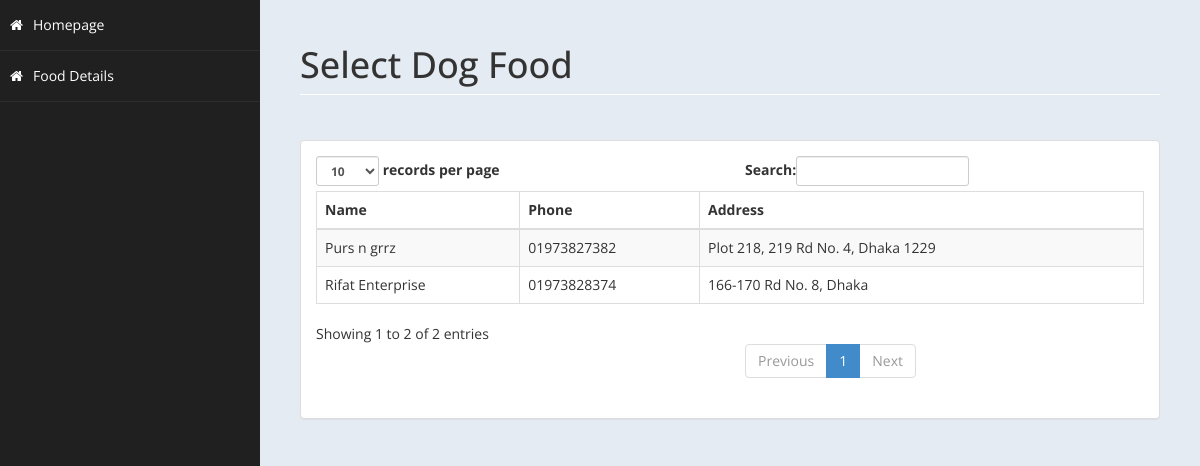
The app's page /food/store/bash.php with its own data.
### tables this page shows
CREATE TABLE `foodloc` (
  `name` varchar(1000) NOT NULL,
  `phone` varchar(1000) NOT NULL,
  `addr` varchar(1000) NOT NULL,
  `loc` varchar(1000) NOT NULL,
  `id` int(100) NOT NULL
);

### food/store/bash.php (the view, shortened to what this page needs)
<!DOCTYPE html>
<html xmlns="http://www.w3.org/1999/xhtml">
<head>
    <link href="assets/css/bootstrap.css" rel="stylesheet" />
    <link href="assets/css/font-awesome.css" rel="stylesheet" />
    <link href="assets/css/custom-styles.css" rel="stylesheet" />
</head>
<body>
    <div id="wrapper">
        <nav class="navbar-default navbar-side" role="navigation">
            <div class="sidebar-collapse">
                <ul class="nav" id="main-menu">
                <li>
                        <a  href="../../home.php"><i class="fa fa-home"></i>Homepage</a>
                    </li>
                    <li>
                        <a  href="bash.php"><i class="fa fa-home"></i>Food Details</a>
                    </li>
					</ul>
            </div>
        </nav>
        <div id="page-wrapper" >
            <div id="page-inner">
			 <div class="row">
                    <div class="col-md-12">
                        <h1 class="page-header">
                           Select Dog Food<small> </small>
                        </h1>
                    </div>
                </div>
            <div class="row">
                <div class="col-md-12">
                    <div class="panel panel-default">
                        <div class="panel-body">
                            <div class="table-responsive">
                                <table class="table table-striped table-bordered table-hover" id="dataTables-example">
                                    <thead>
                                        <tr>
                                            <th>Name</th>
                                            <th>Phone</th>
                                            <th>Address</th>
                                        </tr>
                                    </thead>
                                    <tbody>
									<?php
										include ('db.php');
										$sql="select * from foodloc where loc='bash'";
										$re = mysqli_query($con,$sql);
										while($row = mysqli_fetch_array($re))
										{
                                            $id = $row['id'];
                                            if($id !="Null")
                                            {
                                                echo"<tr class='gradeC'>
                                                <td>".$row['name']."</td>
                                                <td>".$row['phone']."</td>
                                                <td>".$row['addr']."</td>
                                                </tr>";
                                            }
                                            else
                                            {
                                                echo"<tr class='gradeC'>
												<td>".$row['name']."</td>
												<td>".$row['phone']."</td>
                                                <td>".$row['addr']."</td>
												</tr>";
                                            }
										}
									?>
                                    </tbody>
                                </table>
                            </div>
                        </div>
                    </div>
                </div>
            </div>
        </div>
    </div>
</body>
</html>

### food/store/assets/css/custom-styles.css (style rules this page uses)
body { font-family: 'Open Sans', sans-serif; }
#wrapper { width: 100%; background:#202020; }
#page-wrapper { padding: 15px 15px; min-height: 600px; background:#E5EBF2; }
#page-inner { width:100%; margin:10px 20px 10px 0px; background-color:transparent; padding:10px; min-height:1200px; }
h1, .h1, h2, .h2, h3, .h3 { margin-top: 7px; margin-bottom: -5px; }
.page-header { padding-bottom: 9px; margin: 10px 0 45px; border-bottom: 1px solid #ffffff; }
.sidebar-collapse , .sidebar-collapse .nav { background:none; }
.sidebar-collapse .nav { padding:0; }
.sidebar-collapse .nav > li > a { color:#fff; background:transparent; text-shadow:none; }
.sidebar-collapse > .nav > li > a { padding:15px 10px; }
.sidebar-collapse > .nav > li { border-bottom: 1px solid rgba(107, 108, 109, 0.19); }
.navbar-side { border:none; background-color: transparent; }
.navbar-default { border:0px solid black; }
.nav > li > a > i { margin-right:10px; }
@media (min-width:768px) { #page-wrapper { margin: 0 0 0 260px; padding: 15px 30px; min-height: 1200px; } }
@media (min-width:768px) { .navbar-side { z-index: 1; position: absolute; width: 260px; } }

### records on screen
foodloc: name "Rifat Enterprise", phone "01973828374", addr "166-170 Rd No. 8, Dhaka"
foodloc: name "Purs n grrz", phone "01973827382", addr "Plot 218, 219 Rd No. 4, Dhaka 1229"
